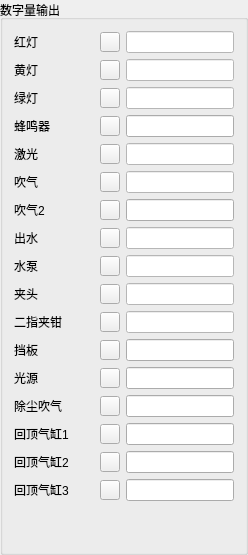
             <widget class="QGroupBox" name="groupBox_DigitalOUT">
              <property name="title">
               <string>数字量输出</string>
              </property>
              <layout class="QGridLayout" name="gridLayout_12">
               <item row="0" column="0">
                <widget class="QLabel" name="label_DigitalOUT_RedLight">
                 <property name="minimumSize">
                  <size>
                   <width>80</width>
                   <height>20</height>
                  </size>
                 </property>
                 <property name="text">
                  <string>红灯</string>
                 </property>
                </widget>
               </item>
               <item row="0" column="1">
                <widget class="QPushButton" name="pushButton_DigitalOUT_RedLight">
                 <property name="maximumSize">
                  <size>
                   <width>20</width>
                   <height>20</height>
                  </size>
                 </property>
                 <property name="styleSheet">
                  <string notr="true">QPushButton
{
	border-image: url(:/UI/ui_image/IO红.png);
}
QPushButton:checked
{
	border-image: url(:/UI/ui_image/IO绿.png);
}</string>
                 </property>
                 <property name="text">
                  <string/>
                 </property>
                 <property name="iconSize">
                  <size>
                   <width>20</width>
                   <height>20</height>
                  </size>
                 </property>
                 <property name="checkable">
                  <bool>true</bool>
                 </property>
                </widget>
               </item>
               <item row="0" column="2">
                <widget class="QLineEdit" name="lineEdit_DigitalOUT_RedLight">
                 <property name="minimumSize">
                  <size>
                   <width>0</width>
                   <height>20</height>
                  </size>
                 </property>
                 <property name="styleSheet">
                  <string notr="true">background-color: rgb(255, 255, 255);</string>
                 </property>
                </widget>
               </item>
               <item row="1" column="0">
                <widget class="QLabel" name="label_DigitalOUT_YellowLight">
                 <property name="minimumSize">
                  <size>
                   <width>80</width>
                   <height>20</height>
                  </size>
                 </property>
                 <property name="text">
                  <string>黄灯</string>
                 </property>
                </widget>
               </item>
               <item row="1" column="1">
                <widget class="QPushButton" name="pushButton_DigitalOUT_YellowLight">
                 <property name="maximumSize">
                  <size>
                   <width>20</width>
                   <height>20</height>
                  </size>
                 </property>
                 <property name="styleSheet">
                  <string notr="true">QPushButton
{
	border-image: url(:/UI/ui_image/IO红.png);
}
QPushButton:checked
{
	border-image: url(:/UI/ui_image/IO绿.png);
}</string>
                 </property>
                 <property name="text">
                  <string/>
                 </property>
                 <property name="iconSize">
                  <size>
                   <width>20</width>
                   <height>20</height>
                  </size>
                 </property>
                 <property name="checkable">
                  <bool>true</bool>
                 </property>
                </widget>
               </item>
               <item row="1" column="2">
                <widget class="QLineEdit" name="lineEdit_DigitalOUT_YellowLight">
                 <property name="minimumSize">
                  <size>
                   <width>0</width>
                   <height>20</height>
                  </size>
                 </property>
                 <property name="styleSheet">
                  <string notr="true">background-color: rgb(255, 255, 255);</string>
                 </property>
                </widget>
               </item>
               <item row="2" column="0">
                <widget class="QLabel" name="label_DigitalOUT_GreenLight">
                 <property name="minimumSize">
                  <size>
                   <width>80</width>
                   <height>20</height>
                  </size>
                 </property>
                 <property name="text">
                  <string>绿灯</string>
                 </property>
                </widget>
               </item>
               <item row="2" column="1">
                <widget class="QPushButton" name="pushButton_DigitalOUT_GreenLight">
                 <property name="maximumSize">
                  <size>
                   <width>20</width>
                   <height>20</height>
                  </size>
                 </property>
                 <property name="styleSheet">
                  <string notr="true">QPushButton
{
	border-image: url(:/UI/ui_image/IO红.png);
}
QPushButton:checked
{
	border-image: url(:/UI/ui_image/IO绿.png);
}</string>
                 </property>
                 <property name="text">
                  <string/>
                 </property>
                 <property name="iconSize">
                  <size>
                   <width>20</width>
                   <height>20</height>
                  </size>
                 </property>
                 <property name="checkable">
                  <bool>true</bool>
                 </property>
                </widget>
               </item>
               <item row="2" column="2">
                <widget class="QLineEdit" name="lineEdit_DigitalOUT_GreenLight">
                 <property name="minimumSize">
                  <size>
                   <width>0</width>
                   <height>20</height>
                  </size>
                 </property>
                 <property name="styleSheet">
                  <string notr="true">background-color: rgb(255, 255, 255);</string>
                 </property>
                </widget>
               </item>
               <item row="3" column="0">
                <widget class="QLabel" name="label_DigitalOUT_Buzzer">
                 <property name="minimumSize">
                  <size>
                   <width>0</width>
                   <height>20</height>
                  </size>
                 </property>
                 <property name="text">
                  <string>蜂鸣器</string>
                 </property>
                </widget>
               </item>
               <item row="3" column="1">
                <widget class="QPushButton" name="pushButton_DigitalOUT_Buzzer">
                 <property name="maximumSize">
                  <size>
                   <width>20</width>
                   <height>20</height>
                  </size>
                 </property>
                 <property name="styleSheet">
                  <string notr="true">QPushButton
{
	border-image: url(:/UI/ui_image/IO红.png);
}
QPushButton:checked
{
	border-image: url(:/UI/ui_image/IO绿.png);
}</string>
                 </property>
                 <property name="text">
                  <string/>
                 </property>
                 <property name="iconSize">
                  <size>
                   <width>20</width>
                   <height>20</height>
                  </size>
                 </property>
                 <property name="checkable">
                  <bool>true</bool>
                 </property>
                </widget>
               </item>
               <item row="3" column="2">
                <widget class="QLineEdit" name="lineEdit_DigitalOUT_Buzzer">
                 <property name="minimumSize">
                  <size>
                   <width>0</width>
                   <height>20</height>
                  </size>
                 </property>
                </widget>
               </item>
               <item row="4" column="0">
                <widget class="QLabel" name="label_DigitalOUT_Laser">
                 <property name="minimumSize">
                  <size>
                   <width>80</width>
                   <height>20</height>
                  </size>
                 </property>
                 <property name="text">
                  <string>激光</string>
                 </property>
                </widget>
               </item>
               <item row="4" column="1">
                <widget class="QPushButton" name="pushButton_DigitalOUT_Laser">
                 <property name="maximumSize">
                  <size>
                   <width>20</width>
                   <height>20</height>
                  </size>
                 </property>
                 <property name="styleSheet">
                  <string notr="true">QPushButton
{
	border-image: url(:/UI/ui_image/IO红.png);
}
QPushButton:checked
{
	border-image: url(:/UI/ui_image/IO绿.png);
}</string>
                 </property>
                 <property name="text">
                  <string/>
                 </property>
                 <property name="iconSize">
                  <size>
                   <width>20</width>
                   <height>20</height>
                  </size>
                 </property>
                 <property name="checkable">
                  <bool>true</bool>
                 </property>
                </widget>
               </item>
               <item row="4" column="2">
                <widget class="QLineEdit" name="lineEdit_DigitalOUT_Laser">
                 <property name="minimumSize">
                  <size>
                   <width>0</width>
                   <height>20</height>
                  </size>
                 </property>
                 <property name="styleSheet">
                  <string notr="true">background-color: rgb(255, 255, 255);</string>
                 </property>
                </widget>
               </item>
               <item row="5" column="0">
                <widget class="QLabel" name="label_DigitalOUT_Blow">
                 <property name="minimumSize">
                  <size>
                   <width>80</width>
                   <height>20</height>
                  </size>
                 </property>
                 <property name="text">
                  <string>吹气</string>
                 </property>
                </widget>
               </item>
               <item row="5" column="1">
                <widget class="QPushButton" name="pushButton_DigitalOUT_Blow">
                 <property name="maximumSize">
                  <size>
                   <width>20</width>
                   <height>20</height>
                  </size>
                 </property>
                 <property name="styleSheet">
                  <string notr="true">QPushButton
{
	border-image: url(:/UI/ui_image/IO红.png);
}
QPushButton:checked
{
	border-image: url(:/UI/ui_image/IO绿.png);
}</string>
                 </property>
                 <property name="text">
                  <string/>
                 </property>
                 <property name="iconSize">
                  <size>
                   <width>20</width>
                   <height>20</height>
                  </size>
                 </property>
                 <property name="checkable">
                  <bool>true</bool>
                 </property>
                </widget>
               </item>
               <item row="5" column="2">
                <widget class="QLineEdit" name="lineEdit_DigitalOUT_Blow">
                 <property name="minimumSize">
                  <size>
                   <width>0</width>
                   <height>20</height>
                  </size>
                 </property>
                 <property name="styleSheet">
                  <string notr="true">background-color: rgb(255, 255, 255);</string>
                 </property>
                </widget>
               </item>
               <item row="6" column="0">
                <widget class="QLabel" name="label_DigitalOUT_Blow2">
                 <property name="minimumSize">
                  <size>
                   <width>0</width>
                   <height>20</height>
                  </size>
                 </property>
                 <property name="text">
                  <string>吹气2</string>
                 </property>
                </widget>
               </item>
               <item row="6" column="1">
                <widget class="QPushButton" name="pushButton_DigitalOUT_Blow2">
                 <property name="maximumSize">
                  <size>
                   <width>20</width>
                   <height>20</height>
                  </size>
                 </property>
                 <property name="styleSheet">
                  <string notr="true">QPushButton
{
	border-image: url(:/UI/ui_image/IO红.png);
}
QPushButton:checked
{
	border-image: url(:/UI/ui_image/IO绿.png);
}</string>
                 </property>
                 <property name="text">
                  <string/>
                 </property>
                 <property name="iconSize">
                  <size>
                   <width>20</width>
                   <height>20</height>
                  </size>
                 </property>
                 <property name="checkable">
                  <bool>true</bool>
                 </property>
                </widget>
               </item>
               <item row="6" column="2">
                <widget class="QLineEdit" name="lineEdit_DigitalOUT_Blow2">
                 <property name="minimumSize">
                  <size>
                   <width>0</width>
                   <height>20</height>
                  </size>
                 </property>
                </widget>
               </item>
               <item row="7" column="0">
                <widget class="QLabel" name="label_DigitalOUT_Water">
                 <property name="minimumSize">
                  <size>
                   <width>80</width>
                   <height>20</height>
                  </size>
                 </property>
                 <property name="text">
                  <string>出水</string>
                 </property>
                </widget>
               </item>
               <item row="7" column="1">
                <widget class="QPushButton" name="pushButton_DigitalOUT_Water">
                 <property name="maximumSize">
                  <size>
                   <width>20</width>
                   <height>20</height>
                  </size>
                 </property>
                 <property name="styleSheet">
                  <string notr="true">QPushButton
{
	border-image: url(:/UI/ui_image/IO红.png);
}
QPushButton:checked
{
	border-image: url(:/UI/ui_image/IO绿.png);
}</string>
                 </property>
                 <property name="text">
                  <string/>
                 </property>
                 <property name="iconSize">
                  <size>
                   <width>20</width>
                   <height>20</height>
                  </size>
                 </property>
                 <property name="checkable">
                  <bool>true</bool>
                 </property>
                </widget>
               </item>
               <item row="7" column="2">
                <widget class="QLineEdit" name="lineEdit_DigitalOUT_Water">
                 <property name="minimumSize">
                  <size>
                   <width>0</width>
                   <height>20</height>
                  </size>
                 </property>
                 <property name="styleSheet">
                  <string notr="true">background-color: rgb(255, 255, 255);</string>
                 </property>
                </widget>
               </item>
               <item row="8" column="0">
                <widget class="QLabel" name="label_DigitalOUT_Pump">
                 <property name="minimumSize">
                  <size>
                   <width>80</width>
                   <height>20</height>
                  </size>
                 </property>
                 <property name="text">
                  <string>水泵</string>
                 </property>
                </widget>
               </item>
               <item row="8" column="1">
                <widget class="QPushButton" name="pushButton_DigitalOUT_Pump">
                 <property name="maximumSize">
                  <size>
                   <width>20</width>
                   <height>20</height>
                  </size>
                 </property>
                 <property name="styleSheet">
                  <string notr="true">QPushButton
{
	border-image: url(:/UI/ui_image/IO红.png);
}
QPushButton:checked
{
	border-image: url(:/UI/ui_image/IO绿.png);
}</string>
                 </property>
                 <property name="text">
                  <string/>
                 </property>
                 <property name="iconSize">
                  <size>
                   <width>20</width>
                   <height>20</height>
                  </size>
                 </property>
                 <property name="checkable">
                  <bool>true</bool>
                 </property>
                </widget>
               </item>
               <item row="8" column="2">
                <widget class="QLineEdit" name="lineEdit_DigitalOUT_Pump">
                 <property name="minimumSize">
                  <size>
                   <width>0</width>
                   <height>20</height>
                  </size>
                 </property>
                 <property name="styleSheet">
                  <string notr="true">background-color: rgb(255, 255, 255);</string>
                 </property>
                </widget>
               </item>
               <item row="9" column="0">
                <widget class="QLabel" name="label_DigitalOUT_Chuck">
                 <property name="minimumSize">
                  <size>
                   <width>80</width>
                   <height>20</height>
                  </size>
                 </property>
                 <property name="text">
                  <string>夹头</string>
                 </property>
                </widget>
               </item>
               <item row="9" column="1">
                <widget class="QPushButton" name="pushButton_DigitalOUT_Chuck">
                 <property name="maximumSize">
                  <size>
                   <width>20</width>
                   <height>20</height>
                  </size>
                 </property>
                 <property name="styleSheet">
                  <string notr="true">QPushButton
{
	border-image: url(:/UI/ui_image/IO红.png);
}
QPushButton:checked
{
	border-image: url(:/UI/ui_image/IO绿.png);
}</string>
                 </property>
                 <property name="text">
                  <string/>
                 </property>
                 <property name="iconSize">
                  <size>
                   <width>20</width>
                   <height>20</height>
                  </size>
                 </property>
                 <property name="checkable">
                  <bool>true</bool>
                 </property>
                </widget>
               </item>
               <item row="9" column="2">
                <widget class="QLineEdit" name="lineEdit_DigitalOUT_Chuck">
                 <property name="minimumSize">
                  <size>
                   <width>0</width>
                   <height>20</height>
                  </size>
                 </property>
                 <property name="styleSheet">
                  <string notr="true">background-color: rgb(255, 255, 255);</string>
                 </property>
                </widget>
               </item>
               <item row="10" column="0">
                <widget class="QLabel" name="label_DigitalOUT_Pliers">
                 <property name="minimumSize">
                  <size>
                   <width>80</width>
                   <height>20</height>
                  </size>
                 </property>
                 <property name="text">
                  <string>二指夹钳</string>
                 </property>
                </widget>
               </item>
               <item row="10" column="1">
                <widget class="QPushButton" name="pushButton_DigitalOUT_Pliers">
                 <property name="maximumSize">
                  <size>
                   <width>20</width>
                   <height>20</height>
                  </size>
                 </property>
                 <property name="styleSheet">
                  <string notr="true">QPushButton
{
	border-image: url(:/UI/ui_image/IO红.png);
}
QPushButton:checked
{
	border-image: url(:/UI/ui_image/IO绿.png);
}</string>
                 </property>
                 <property name="text">
                  <string/>
                 </property>
                 <property name="iconSize">
                  <size>
                   <width>20</width>
                   <height>20</height>
                  </size>
                 </property>
                 <property name="checkable">
                  <bool>true</bool>
                 </property>
                </widget>
               </item>
               <item row="10" column="2">
                <widget class="QLineEdit" name="lineEdit_DigitalOUT_Pliers">
                 <property name="minimumSize">
                  <size>
                   <width>0</width>
                   <height>20</height>
                  </size>
                 </property>
                 <property name="styleSheet">
                  <string notr="true">background-color: rgb(255, 255, 255);</string>
                 </property>
                </widget>
               </item>
               <item row="11" column="0">
                <widget class="QLabel" name="label_DigitalOUT_ShelterBoard">
                 <property name="minimumSize">
                  <size>
                   <width>0</width>
                   <height>20</height>
                  </size>
                 </property>
                 <property name="text">
                  <string>挡板</string>
                 </property>
                </widget>
               </item>
               <item row="11" column="1">
                <widget class="QPushButton" name="pushButton_DigitalOUT_ShelterBoard">
                 <property name="maximumSize">
                  <size>
                   <width>20</width>
                   <height>20</height>
                  </size>
                 </property>
                 <property name="styleSheet">
                  <string notr="true">QPushButton
{
	border-image: url(:/UI/ui_image/IO红.png);
}
QPushButton:checked
{
	border-image: url(:/UI/ui_image/IO绿.png);
}</string>
                 </property>
                 <property name="text">
                  <string/>
                 </property>
                 <property name="iconSize">
                  <size>
                   <width>20</width>
                   <height>20</height>
                  </size>
                 </property>
                 <property name="checkable">
                  <bool>true</bool>
                 </property>
                </widget>
               </item>
               <item row="11" column="2">
                <widget class="QLineEdit" name="lineEdit_DigitalOUT_ShelterBoard">
                 <property name="minimumSize">
                  <size>
                   <width>0</width>
                   <height>20</height>
                  </size>
                 </property>
                </widget>
               </item>
               <item row="12" column="0">
                <widget class="QLabel" name="label_DigitalOUT_LightSource">
                 <property name="text">
                  <string>光源</string>
                 </property>
                </widget>
               </item>
               <item row="12" column="1">
                <widget class="QPushButton" name="pushButton_DigitalOUT_LightSource">
                 <property name="maximumSize">
                  <size>
                   <width>20</width>
                   <height>20</height>
                  </size>
                 </property>
                 <property name="styleSheet">
                  <string notr="true">QPushButton
{
	border-image: url(:/UI/ui_image/IO红.png);
}
QPushButton:checked
{
	border-image: url(:/UI/ui_image/IO绿.png);
}</string>
                 </property>
                 <property name="text">
                  <string/>
                 </property>
                 <property name="iconSize">
                  <size>
                   <width>20</width>
                   <height>20</height>
                  </size>
                 </property>
                 <property name="checkable">
                  <bool>true</bool>
                 </property>
                </widget>
               </item>
               <item row="12" column="2">
                <widget class="QLineEdit" name="lineEdit_DigitalOUT_LightSource">
                 <property name="minimumSize">
                  <size>
                   <width>0</width>
                   <height>20</height>
                  </size>
                 </property>
                </widget>
               </item>
               <item row="13" column="0">
                <widget class="QLabel" name="label_DigitalOUT_DustBlow">
                 <property name="minimumSize">
                  <size>
                   <width>0</width>
                   <height>20</height>
                  </size>
                 </property>
                 <property name="text">
                  <string>除尘吹气</string>
                 </property>
                </widget>
               </item>
               <item row="13" column="1">
                <widget class="QPushButton" name="pushButton_DigitalOUT_DustBlow">
                 <property name="maximumSize">
                  <size>
                   <width>20</width>
                   <height>20</height>
                  </size>
                 </property>
                 <property name="styleSheet">
                  <string notr="true">QPushButton
{
	border-image: url(:/UI/ui_image/IO红.png);
}
QPushButton:checked
{
	border-image: url(:/UI/ui_image/IO绿.png);
}</string>
                 </property>
                 <property name="text">
                  <string/>
                 </property>
                 <property name="iconSize">
                  <size>
                   <width>20</width>
                   <height>20</height>
                  </size>
                 </property>
                 <property name="checkable">
                  <bool>true</bool>
                 </property>
                </widget>
               </item>
               <item row="13" column="2">
                <widget class="QLineEdit" name="lineEdit_DigitalOUT_DustBlow">
                 <property name="minimumSize">
                  <size>
                   <width>0</width>
                   <height>20</height>
                  </size>
                 </property>
                </widget>
               </item>
               <item row="14" column="0">
                <widget class="QLabel" name="label_DigitalOUT_BackpokeCylinder1">
                 <property name="text">
                  <string>回顶气缸1</string>
                 </property>
                </widget>
               </item>
               <item row="14" column="1">
                <widget class="QPushButton" name="pushButton_DigitalOUT_BackpokeCylinder1">
                 <property name="maximumSize">
                  <size>
                   <width>20</width>
                   <height>20</height>
                  </size>
                 </property>
                 <property name="styleSheet">
                  <string notr="true">QPushButton
{
	border-image: url(:/UI/ui_image/IO红.png);
}
QPushButton:checked
{
	border-image: url(:/UI/ui_image/IO绿.png);
}</string>
                 </property>
                 <property name="text">
                  <string/>
                 </property>
                 <property name="iconSize">
                  <size>
                   <width>20</width>
                   <height>20</height>
                  </size>
                 </property>
                 <property name="checkable">
                  <bool>true</bool>
                 </property>
                </widget>
               </item>
               <item row="14" column="2">
                <widget class="QLineEdit" name="lineEdit_DigitalOUT_BackpokeCylinder1">
                 <property name="minimumSize">
                  <size>
                   <width>0</width>
                   <height>20</height>
                  </size>
                 </property>
                </widget>
               </item>
               <item row="15" column="0">
                <widget class="QLabel" name="label_DigitalOUT_BackpokeCylinder2">
                 <property name="text">
                  <string>回顶气缸2</string>
                 </property>
                </widget>
               </item>
               <item row="15" column="1">
                <widget class="QPushButton" name="pushButton_DigitalOUT_BackpokeCylinder2">
                 <property name="maximumSize">
                  <size>
                   <width>20</width>
                   <height>20</height>
                  </size>
                 </property>
                 <property name="styleSheet">
                  <string notr="true">QPushButton
{
	border-image: url(:/UI/ui_image/IO红.png);
}
QPushButton:checked
{
	border-image: url(:/UI/ui_image/IO绿.png);
}</string>
                 </property>
                 <property name="text">
                  <string/>
                 </property>
                 <property name="iconSize">
                  <size>
                   <width>20</width>
                   <height>20</height>
                  </size>
                 </property>
                 <property name="checkable">
                  <bool>true</bool>
                 </property>
                </widget>
               </item>
               <item row="15" column="2">
                <widget class="QLineEdit" name="lineEdit_DigitalOUT_BackpokeCylinder2">
                 <property name="minimumSize">
                  <size>
                   <width>0</width>
                   <height>20</height>
                  </size>
                 </property>
                </widget>
               </item>
               <item row="16" column="0">
                <widget class="QLabel" name="label_DigitalOUT_BackpokeCylinder3">
                 <property name="text">
                  <string>回顶气缸3</string>
                 </property>
                </widget>
               </item>
               <item row="16" column="1">
                <widget class="QPushButton" name="pushButton_DigitalOUT_BackpokeCylinder3">
                 <property name="maximumSize">
                  <size>
                   <width>20</width>
                   <height>20</height>
                  </size>
                 </property>
                 <property name="styleSheet">
                  <string notr="true">QPushButton
{
	border-image: url(:/UI/ui_image/IO红.png);
}
QPushButton:checked
{
	border-image: url(:/UI/ui_image/IO绿.png);
}</string>
                 </property>
                 <property name="text">
                  <string/>
                 </property>
                 <property name="iconSize">
                  <size>
                   <width>20</width>
                   <height>20</height>
                  </size>
                 </property>
                 <property name="checkable">
                  <bool>true</bool>
                 </property>
                </widget>
               </item>
               <item row="16" column="2">
                <widget class="QLineEdit" name="lineEdit_DigitalOUT_BackpokeCylinder3">
                 <property name="minimumSize">
                  <size>
                   <width>0</width>
                   <height>20</height>
                  </size>
                 </property>
                </widget>
               </item>
               <item row="17" column="1">
                <spacer name="verticalSpacer_5">
                 <property name="orientation">
                  <enum>Qt::Vertical</enum>
                 </property>
                 <property name="sizeHint" stdset="0">
                  <size>
                   <width>20</width>
                   <height>40</height>
                  </size>
                 </property>
                </spacer>
               </item>
              </layout>
             </widget>
